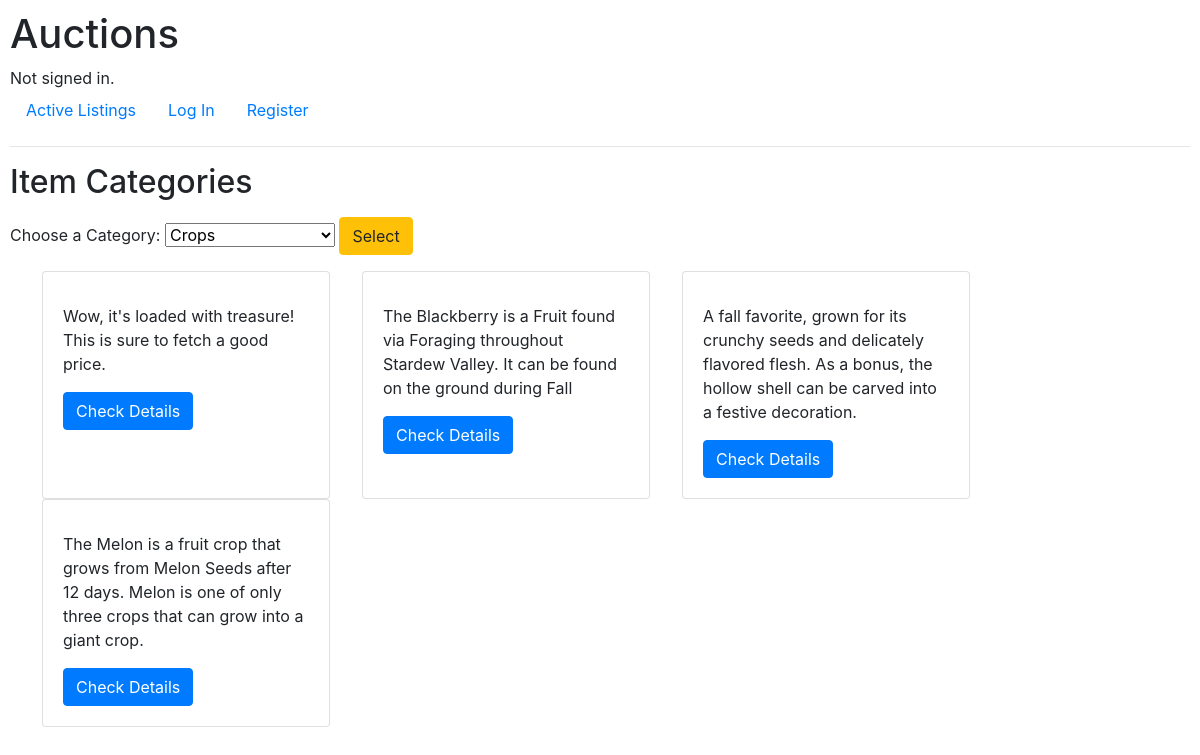
The app's page /displayCategory with its own data.
### auctions/models.py (models this page shows, shortened)
class Listing(models.Model):
    name = models.CharField(max_length=50, null=True)
    description = models.CharField(max_length=300, null=True)
    imageUrl = models.CharField(max_length=300, null=True)
    isActive = models.BooleanField(default=True)
    price = models.DecimalField((""), max_digits=5, decimal_places=2, null=True, blank=True)
    owner = models.ForeignKey(User, on_delete=models.CASCADE, blank=True, null=True, related_name="user")
    category = models.ForeignKey(Category, on_delete=models.CASCADE, blank=True, null=True, related_name="category")
    watchlist = models.ManyToManyField(User, blank=True, null=True, related_name="listingWatchlist")
    bid = models.DecimalField(MinValueValidator(price), max_digits=10, decimal_places=2, null=True, blank=True)

### auctions/views.py (the view)
# urls.py: path("displayCategory", views.displayCategory, name="displayCategory"),
def displayCategory(request):
    if request.method == "POST":
        categoryselected = request.POST['category']
        category = Category.objects.get(type=categoryselected)
        activelistings = Listing.objects.filter(isActive=True, category=category)
        allCategories = Category.objects.all()
        return render(request, "auctions/category.html", {
            "categories": allCategories,
            "listings": activelistings
        })
    else:
        activelistings = Listing.objects.filter(isActive=True)
        allCategories = Category.objects.all()
        return render(request, "auctions/category.html", {
            "categories": allCategories,
            "listings": activelistings
        })

### auctions/models.py (called while the page is built)
    def __str__(self):
        return f"{self.type}"

### auctions/templates/auctions/category.html (shortened to what this page needs)
{% extends "auctions/layout.html" %}
{% block body %}
    <h2>Item Categories</h2>
    <form action ="{% url 'displayCategory' %}" method="POST" class="my-3">
        <label for="category">Choose a Category:</label>
        <select name="category" id="category">
            {% for cat in categories %}
                <option value="{{ cat }}">{{ cat }}</option>
            {% endfor %}
        </select>
        <button type ="submit" class = "btn btn-warning">Select</button>
    </form>
    <div class="row mx-3">
        {% for listing in listings %}
            <div class="card mx-3" style="width: 18rem;">
                <div class="card-body">
                    <p class="card-text">{{ listing.description }}</p>
                    <a href="{% url 'listing' id=listing.id %}" class="btn btn-primary">Check Details</a>
                </div>
            </div>
        {% endfor %}
    </div>
{% endblock %}

### auctions/templates/auctions/layout.html (shortened to what this page needs)
{% load static %}
<!DOCTYPE html>
<html lang="en">
    <head>
        <link rel="stylesheet" href="https://stackpath.bootstrapcdn.com/bootstrap/4.4.1/css/bootstrap.min.css">
        <link href="{% static 'auctions/styles.css' %}" rel="stylesheet">
    </head>
    <body>
        <h1>Auctions</h1>
        <div>
            {% if user.is_authenticated %}
                Signed in as <strong>{{ user.username }}</strong>.
            {% else %}
                Not signed in.
            {% endif %}
        </div>
        <ul class="nav">
            <li class="nav-item">
                <a class="nav-link" href="{% url 'index' %}">Active Listings</a>
            </li>
            {% if user.is_authenticated %}
            <li class="nav-item">
                <a class="nav-link" href="{% url 'createListing' %}">Create Listings</a>
            </li>
            <li class="nav-item">
                <a class="nav-link" href="{% url 'displayCategory' %}">Categories</a>
            </li>
            <li class="nav-item">
                <a class="nav-link" href="{% url 'show_watchlist' %}">Watchlist</a>
            </li>
            <li class="nav-item">
                <a class="nav-link" href="{% url 'logout' %}">Log Out</a>
            </li>
            {% else %}
                <li class="nav-item">
                    <a class="nav-link" href="{% url 'login' %}">Log In</a>
                </li>
                <li class="nav-item">
                    <a class="nav-link" href="{% url 'register' %}">Register</a>
                </li>
            {% endif %}
        </ul>
        <hr>
        {% block body %}
        {% endblock %}
    </body>
</html>

### auctions/static/auctions/styles.css (style rules this page uses)
body { padding: 10px; }

### records on screen
Listing: description "Wow, it's loaded with treasure! This is sure to fetch a good price."
Listing: description "The Blackberry is a Fruit found via Foraging throughout Stardew Valley. It can be found on the ground during Fall"
Listing: description "A fall favorite, grown for its crunchy seeds and delicately flavored flesh. As a bonus, the hollow shell can be carved into a festive decoration."
Listing: description "The Melon is a fruit crop that grows from Melon Seeds after 12 days. Melon is one of only three crops that can grow into a giant crop."

### other values on screen
form field category "Crops"
